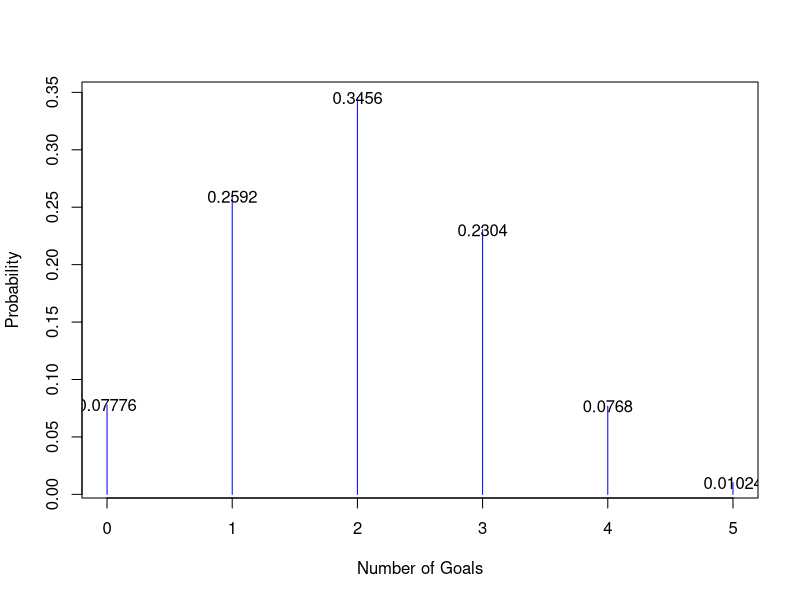
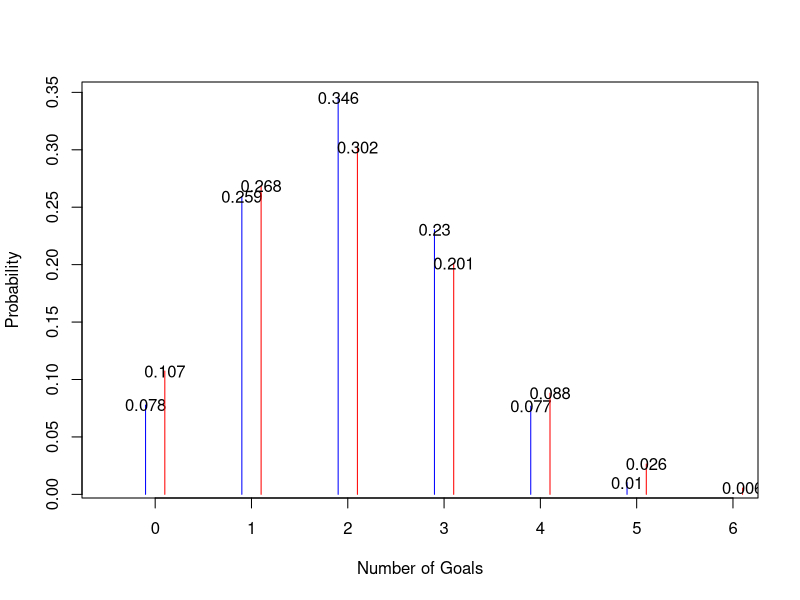
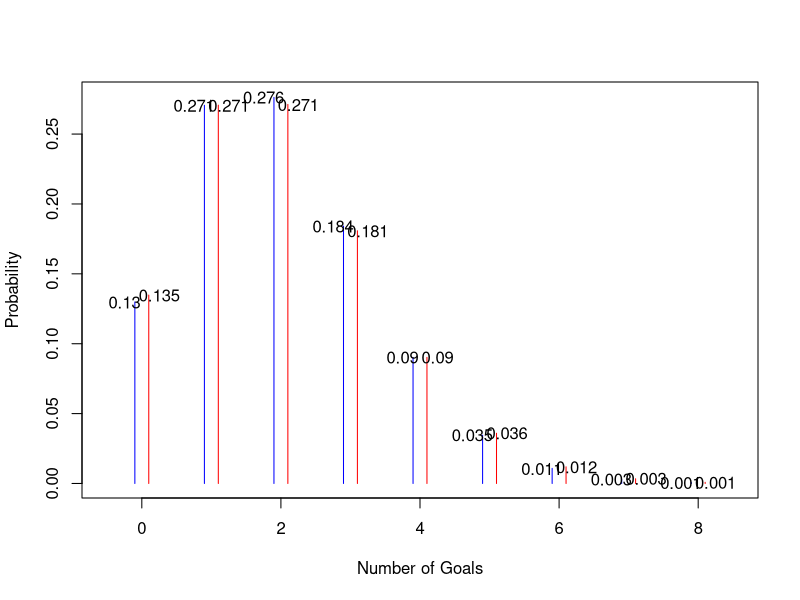

Recreate these plots in R, in order.
## ---- chunk 1
plot(0:5, dbinom(0:5, 5, .4), type="h", col="blue", xlab="Number of Goals", ylab="Probability")
text(0:5, dbinom(0:5, 5, .4), dbinom(0:5, 5, .4))

## ---- chunk 2
plot(0:5-0.1, dbinom(0:5, 5, .4), type="h", col="blue", xlab="Number of Goals", ylab="Probability", xlim=c(-0.5,6))
text(0:5-0.1, dbinom(0:5, 5, .4), round(dbinom(0:5, 5, .4),3))

points(0:10+.1, dbinom(0:10, 10, .2), type="h", col="red", xlab="Number of Goals", ylab="Probability")
text(0:10+.1, dbinom(0:10, 10, .2), round(dbinom(0:10, 10, .2),3))
## ---- chunk 3
n <- 50
pg <- 2/n
maxk <- 8
plot(0:maxk-0.1, dbinom(0:maxk, n, pg), type="h", col="blue", xlab="Number of Goals", ylab="Probability", xlim=c(-0.5,8.5))
text(0:maxk-0.25, dbinom(0:maxk, n, pg), round(dbinom(0:maxk, n, pg),3))

n <- 500
pg <- 2/n
points(0:maxk+.1, dbinom(0:maxk, n, pg), type="h", col="red", xlab="Number of Goals", ylab="Probability")
text(0:maxk+.25, dbinom(0:maxk, n, pg), round(dbinom(0:maxk, n, pg),3))
